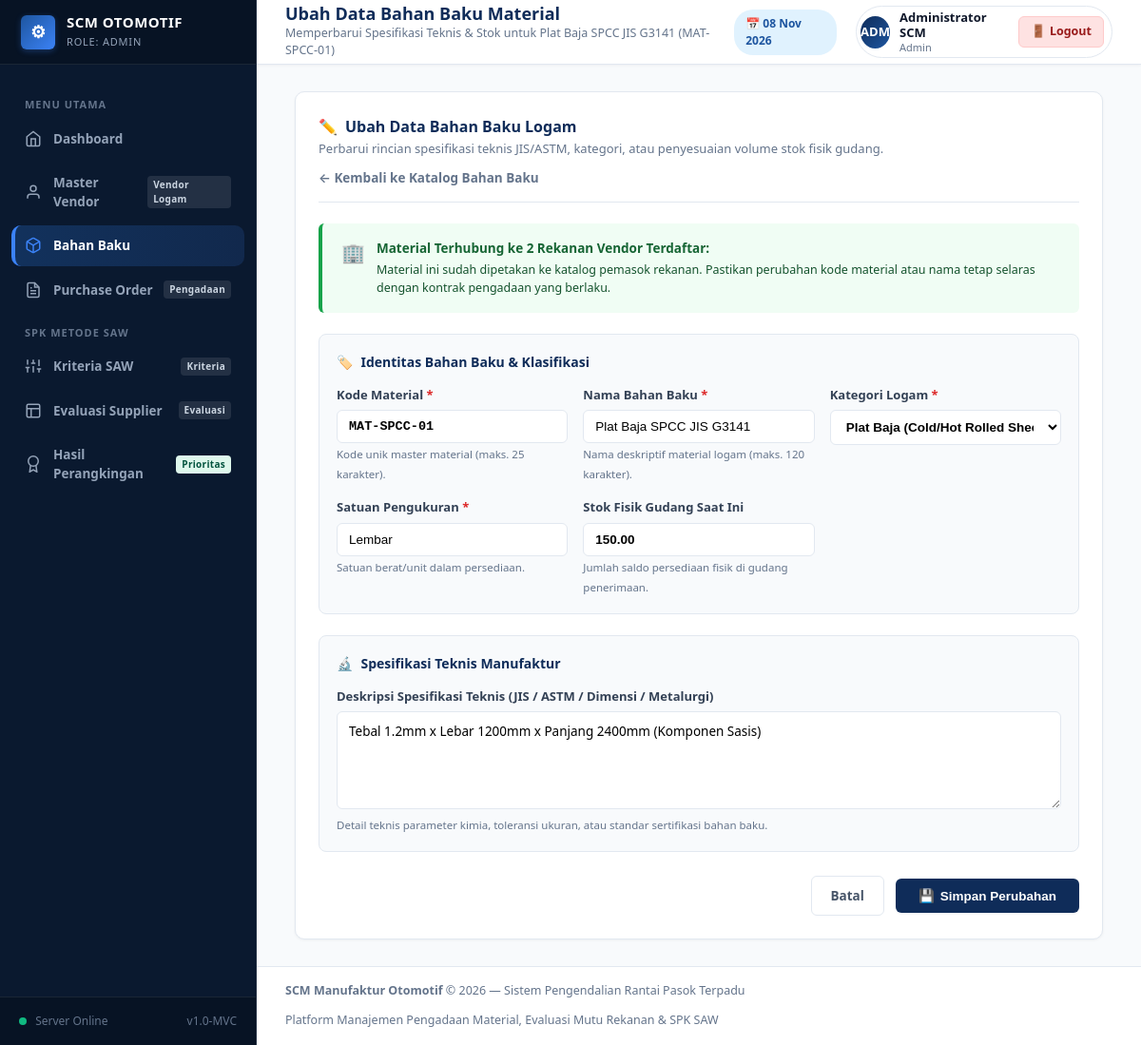
Screenshot of /scm/material/edit/1 (signed in) with the database file from the repository.
### tables this page shows
CREATE TABLE `materials` (
    `id` INT AUTO_INCREMENT PRIMARY KEY,
    `kode_material` VARCHAR(25) NOT NULL UNIQUE,
    `nama_material` VARCHAR(120) NOT NULL,
    `kategori` ENUM('Plat Baja', 'Pipa Baja', 'Aluminium Alloy', 'Besi Tempa') NOT NULL DEFAULT 'Plat Baja',
    `satuan` VARCHAR(20) NOT NULL DEFAULT 'Kg',
    `spesifikasi_teknis` TEXT DEFAULT NULL,
    `stok_gudang` DECIMAL(12,2) NOT NULL DEFAULT 0.00
);

### config/database.php (called while the page is built)
<?php
class Database {
    private static $host    = '127.0.0.1';
    private static $db      = 'db_scm_otomotif';
    private static $user    = 'root';
    private static $pass    = '';
    private static $charset = 'utf8mb4';
    private static $pdo     = null;
    public static function connect() {
        if (self::$pdo === null) {
            try {
                $dsn = "mysql:host=" . self::$host . ";dbname=" . self::$db . ";charset=" . self::$charset;
                self::$pdo = new PDO($dsn, self::$user, self::$pass, [
                    PDO::ATTR_ERRMODE            => PDO::ERRMODE_EXCEPTION,
                    PDO::ATTR_DEFAULT_FETCH_MODE => PDO::FETCH_ASSOC,
                    PDO::ATTR_EMULATE_PREPARES   => false
                ]);
            } catch (PDOException $e) {
                die("Koneksi basis data gagal: " . $e->getMessage());
            }
        }
        return self::$pdo;
    }
}

### app/controllers/MaterialController.php (called while the page is built, shortened)
<?php
require_once __DIR__ . '/../models/Material.php';
class MaterialController extends Controller {
    private $model;
    public function __construct() {
        $this->model = new Material();
    }
    public function edit($id) {
        $authUser = $this->requireRole(['Admin', 'Purchasing'], '/scm/material');
        $materialId = (int)$id;
        $material = $this->model->getById($materialId);
        $data = [
            'pageTitle'    => 'Ubah Data Bahan Baku Material',
            'pageSubTitle' => "Memperbarui Spesifikasi Teknis & Stok untuk {$material['nama_material']} ({$material['kode_material']})",
            'activeMenu'   => 'material',
            'material'     => $material,
            'authUser'     => $authUser,
            'csrfToken'    => Session::generateCsrfToken(),
            'flashError'   => Session::getFlash('error')
        ];
        $this->render('material/edit', $data);
    }
}

### public/index.php (called while the page is built, shortened)
<?php
require_once __DIR__ . '/../config/database.php';
require_once __DIR__ . '/../app/core/Router.php';
$router = new Router('/scm');
$router->get('/login', ['AuthController', 'login']);
$router->post('/login', ['AuthController', 'login']);
$router->get('/logout', ['AuthController', 'logout']);
$router->post('/logout', ['AuthController', 'logout']);
$router->get('/', ['HomeController', 'index']);
$router->get('/dashboard', ['HomeController', 'index']);
$router->get('/vendor', ['VendorController', 'index']);
$router->get('/vendor/create', ['VendorController', 'create']);
$router->post('/vendor/store', ['VendorController', 'store']);
$router->get('/vendor/edit/{id}', ['VendorController', 'edit']);
$router->post('/vendor/update/{id}', ['VendorController', 'update']);
$router->get('/vendor/verify/{id}', ['VendorController', 'verify']);
$router->post('/vendor/process-verify/{id}', ['VendorController', 'processVerify']);
$router->post('/vendor/delete/{id}', ['VendorController', 'delete']);
$router->get('/purchase-order', ['PurchaseOrderController', 'index']);
$router->get('/purchase-order/create', ['PurchaseOrderController', 'create']);
$router->post('/purchase-order/store', ['PurchaseOrderController', 'store']);
$router->get('/purchase-order/detail/{id}', ['PurchaseOrderController', 'detail']);
$router->post('/purchase-order/receive/{id}', ['PurchaseOrderController', 'receive']);
$router->post('/purchase-order/update-status/{id}', ['PurchaseOrderController', 'updateStatus']);
$router->post('/purchase-order/cancel/{id}', ['PurchaseOrderController', 'cancel']);
$router->get('/purchase-order/materials/{vendorId}', ['PurchaseOrderController', 'getMaterialsByVendor']);
$router->get('/saw-criteria', ['SawController', 'criteria']);
$router->post('/saw-criteria/store', ['SawController', 'storeCriteria']);
$router->post('/saw-criteria/update/{id}', ['SawController', 'updateCriteria']);
$router->post('/saw-criteria/delete/{id}', ['SawController', 'deleteCriteria']);
$router->post('/saw-criteria/toggle/{id}', ['SawController', 'toggleCriteria']);
$router->get('/saw-evaluation', ['SawController', 'evaluation']);
$router->post('/saw-evaluation/store', ['SawController', 'storeEvaluation']);
$router->get('/saw-ranking', ['SawController', 'ranking']);
$router->get('/material', ['MaterialController', 'index']);
$router->get('/material/create', ['MaterialController', 'create']);
$router->post('/material/store', ['MaterialController', 'store']);
$router->get('/material/edit/{id}', ['MaterialController', 'edit']);
$router->post('/material/update/{id}', ['MaterialController', 'update']);
$router->post('/material/delete/{id}', ['MaterialController', 'delete']);
$router->run();

### index.php (called while the page is built)
<?php
require_once __DIR__ . '/public/index.php';

### app/models/Material.php (called while the page is built, shortened)
<?php
require_once __DIR__ . '/../../config/database.php';
class Material {
    private $db;
    public function __construct(?PDO $pdo = null) {
        $this->db = $pdo ?? Database::connect();
    }
    public function getById($id) {
        $sql = "SELECT m.`id`, m.`kode_material`, m.`nama_material`, m.`kategori`, m.`satuan`,
                       m.`spesifikasi_teknis`, m.`stok_gudang`,
                       (SELECT COUNT(*) FROM `vendor_materials` vm WHERE vm.`material_id` = m.`id`) AS `vendor_count`
                FROM `materials` m
                WHERE m.`id` = :id
                LIMIT 1";
        $stmt = $this->db->prepare($sql);
        $stmt->execute([':id' => (int)$id]);
        return $stmt->fetch();
    }
}

### app/views/material/edit.php (the view, shortened to what this page needs)
<?php
$vendorCount = (int)($material['vendor_count'] ?? 0);
?>
<div class="card-panel" style="max-width: 850px; margin: 0 auto;">
    <div style="display: flex; justify-content: space-between; align-items: center; border-bottom: 1px solid var(--border-color); padding-bottom: 15px; margin-bottom: 22px; flex-wrap: wrap; gap: 10px;">
        <div>
            <div class="card-title" style="margin-bottom: 2px;">
                <span>✏️</span> Ubah Data Bahan Baku Logam
            </div>
            <div class="card-subtitle" style="margin-bottom: 0;">
                Perbarui rincian spesifikasi teknis JIS/ASTM, kategori, atau penyesuaian volume stok fisik gudang.
            </div>
        </div>
        <a href="/scm/material" style="color: var(--text-muted); font-size: 13.5px; font-weight: 600; text-decoration: none;">
            ← Kembali ke Katalog Bahan Baku
        </a>
    </div>
    <?php if ($vendorCount > 0): ?>
        <div class="alert-box alert-info" style="margin-bottom: 22px; background: #F0FDF4; border-left: 4px solid #16A34A; color: #166534;">
            <span style="font-size: 20px;">🏢</span>
            <div>
                <strong>Material Terhubung ke <?= $vendorCount ?> Rekanan Vendor Terdaftar:</strong>
                <div style="margin-top: 4px; font-size: 12.5px; color: #14532D; line-height: 1.5;">
                    Material ini sudah dipetakan ke katalog pemasok rekanan. Pastikan perubahan kode material atau nama tetap selaras dengan kontrak pengadaan yang berlaku.
                </div>
            </div>
        </div>
    <?php endif; ?>
    <form method="POST" action="/scm/material/update/<?= (int)$material['id'] ?>" id="formMaterialEdit">
        <div style="background: #F8FAFC; border: 1px solid var(--border-color); border-radius: 8px; padding: 18px; margin-bottom: 22px;">
            <div style="font-weight: 700; color: #0F2C59; margin-bottom: 15px; font-size: 14px; display: flex; align-items: center; gap: 8px;">
                <span>🏷️</span> Identitas Bahan Baku & Klasifikasi
            </div>
            <div style="display: grid; grid-template-columns: repeat(auto-fit, minmax(240px, 1fr)); gap: 16px;">
                <div>
                    <label style="display: block; font-weight: 700; font-size: 13px; margin-bottom: 6px; color: #334155;">
                        Kode Material <span style="color: #DC2626;">*</span>
                    </label>
                    <input type="text" name="kode_material" value="<?= htmlspecialchars($material['kode_material'], ENT_QUOTES, 'UTF-8') ?>"
                           placeholder="Contoh: MAT-SPCC-05" required maxlength="25"
                           style="width: 100%; padding: 9px 12px; border: 1px solid var(--border-color); border-radius: 6px; font-size: 13.5px; text-transform: uppercase; font-family: monospace; font-weight: 600;">
                    <small style="color: #64748B; font-size: 11.5px;">Kode unik master material (maks. 25 karakter).</small>
                </div>
                <div>
                    <label style="display: block; font-weight: 700; font-size: 13px; margin-bottom: 6px; color: #334155;">
                        Nama Bahan Baku <span style="color: #DC2626;">*</span>
                    </label>
                    <input type="text" name="nama_material" value="<?= htmlspecialchars($material['nama_material'], ENT_QUOTES, 'UTF-8') ?>"
                           placeholder="Contoh: Pelat Baja SPCC 1.2mm JIS G3141" required maxlength="120"
                           style="width: 100%; padding: 9px 12px; border: 1px solid var(--border-color); border-radius: 6px; font-size: 13.5px;">
                    <small style="color: #64748B; font-size: 11.5px;">Nama deskriptif material logam (maks. 120 karakter).</small>
                </div>
                <div>
                    <label style="display: block; font-weight: 700; font-size: 13px; margin-bottom: 6px; color: #334155;">
                        Kategori Logam <span style="color: #DC2626;">*</span>
                    </label>
                    <?php $selectedKat = $material['kategori'] ?? 'Plat Baja'; ?>
                    <select name="kategori" required
                            style="width: 100%; padding: 9px 12px; border: 1px solid var(--border-color); border-radius: 6px; font-size: 13.5px; background: #FFFFFF; font-weight: 600;">
                        <option value="Plat Baja" <?= ($selectedKat === 'Plat Baja') ? 'selected' : '' ?>>Plat Baja (Cold/Hot Rolled Sheet)</option>
                    </select>
                </div>
                <div>
                    <label style="display: block; font-weight: 700; font-size: 13px; margin-bottom: 6px; color: #334155;">
                        Satuan Pengukuran <span style="color: #DC2626;">*</span>
                    </label>
                    <input type="text" name="satuan" value="<?= htmlspecialchars($material['satuan'] ?? 'Kg', ENT_QUOTES, 'UTF-8') ?>"
                           placeholder="Contoh: Kg, Batang, Lembar" required maxlength="20"
                           style="width: 100%; padding: 9px 12px; border: 1px solid var(--border-color); border-radius: 6px; font-size: 13.5px;">
                    <small style="color: #64748B; font-size: 11.5px;">Satuan berat/unit dalam persediaan.</small>
                </div>
                <div>
                    <label style="display: block; font-weight: 700; font-size: 13px; margin-bottom: 6px; color: #334155;">
                        Stok Fisik Gudang Saat Ini
                    </label>
                    <input type="number" name="stok_gudang" step="0.01" min="0" value="<?= htmlspecialchars($material['stok_gudang'] ?? '0.00', ENT_QUOTES, 'UTF-8') ?>"
                           style="width: 100%; padding: 9px 12px; border: 1px solid var(--border-color); border-radius: 6px; font-size: 13.5px; font-weight: 700;">
                    <small style="color: #64748B; font-size: 11.5px;">Jumlah saldo persediaan fisik di gudang penerimaan.</small>
                </div>
            </div>
        </div>
        <div style="background: #F8FAFC; border: 1px solid var(--border-color); border-radius: 8px; padding: 18px; margin-bottom: 25px;">
            <div style="font-weight: 700; color: #0F2C59; margin-bottom: 15px; font-size: 14px; display: flex; align-items: center; gap: 8px;">
                <span>🔬</span> Spesifikasi Teknis Manufaktur
            </div>
            <div>
                <label style="display: block; font-weight: 700; font-size: 13px; margin-bottom: 6px; color: #334155;">
                    Deskripsi Spesifikasi Teknis (JIS / ASTM / Dimensi / Metalurgi)
                </label>
                <textarea name="spesifikasi_teknis" rows="4" placeholder="Detail teknis standar JIS/ASTM atau parameter ukuran..."
                          style="width: 100%; padding: 10px 12px; border: 1px solid var(--border-color); border-radius: 6px; font-size: 13.5px; line-height: 1.5; font-family: inherit;"><?= htmlspecialchars($material['spesifikasi_teknis'] ?? '', ENT_QUOTES, 'UTF-8') ?></textarea>
                <small style="color: #64748B; font-size: 11.5px;">Detail teknis parameter kimia, toleransi ukuran, atau standar sertifikasi bahan baku.</small>
            </div>
        </div>
        <div style="display: flex; gap: 12px; justify-content: flex-end; align-items: center;">
            <a href="/scm/material"
               style="padding: 10px 20px; border: 1px solid var(--border-color); border-radius: 6px; color: #475569; font-weight: 600; text-decoration: none; font-size: 13.5px; background: #FFFFFF;">
                Batal
            </a>
            <button type="submit"
                    style="background: var(--primary); color: #FFFFFF; border: none; padding: 10px 24px; border-radius: 6px; font-weight: 700; font-size: 13.5px; cursor: pointer; box-shadow: var(--shadow-sm); display: inline-flex; align-items: center; gap: 6px;">
                <span>💾</span> Simpan Perubahan
            </button>
        </div>
    </form>
</div>

### app/core/Router.php (shortened to what this page needs)
<?php
class Router {
    private $routes = [
        'GET'  => [],
        'POST' => []
    ];
    private $basePath = '/scm';
    public function __construct($basePath = '/scm') {
        $this->basePath = rtrim($basePath, '/');
    }
    private function addRoute($method, $path, $handler) {
        $normalizedPath = '/' . trim($path, '/');
        if ($normalizedPath !== '/') {
            $normalizedPath = rtrim($normalizedPath, '/');
        }
        $this->routes[$method][$normalizedPath] = $handler;
    }
    public function run() {
        $method = $_SERVER['REQUEST_METHOD'] ?? 'GET';
        $uri = parse_url($_SERVER['REQUEST_URI'] ?? '/', PHP_URL_PATH);
        if (!empty($this->basePath) && strpos($uri, $this->basePath) === 0) {
            $uri = substr($uri, strlen($this->basePath));
        }
        $uri = '/' . trim($uri, '/');
        if ($uri !== '/') {
            $uri = rtrim($uri, '/');
        }
        foreach ($this->routes[$method] as $routePattern => $handler) {
            if (strpos($routePattern, '{') !== false) {
                $patternRegex = preg_replace('/\{[a-zA-Z0-9_]+\}/', '([a-zA-Z0-9_-]+)', $routePattern);
                $patternRegex = '#^' . $patternRegex . '$#';
                if (preg_match($patternRegex, $uri, $matches)) {
                    $params = array_slice($matches, 1);
                    $this->dispatch($handler, $params);
                    return;
                }
            }
        }
    }
    private function dispatch($handler, $params = []) {
        if (is_array($handler) && count($handler) === 2) {
            [$controllerClass, $actionMethod] = $handler;
            $controllerFile = __DIR__ . '/../controllers/' . $controllerClass . '.php';
            if (file_exists($controllerFile)) {
                if (class_exists($controllerClass)) {
                    $controllerInstance = new $controllerClass();
                    if (method_exists($controllerInstance, $actionMethod)) {
                        call_user_func_array([$controllerInstance, $actionMethod], $params);
                        return;
                    }
                }
            }
        }
    }
}

### rows the page displays
materials: kode_material "MAT-SPCC-01", nama_material "Plat Baja SPCC JIS G3141", kategori "Plat Baja (Cold/Hot Rolled Sheet)", satuan "Lembar", stok_gudang "150.00", spesifikasi_teknis "Tebal 1.2mm x Lebar 1200mm x Panjang 2400mm (Komponen Sasis)"

### other values shown
$vendorCount "2"
